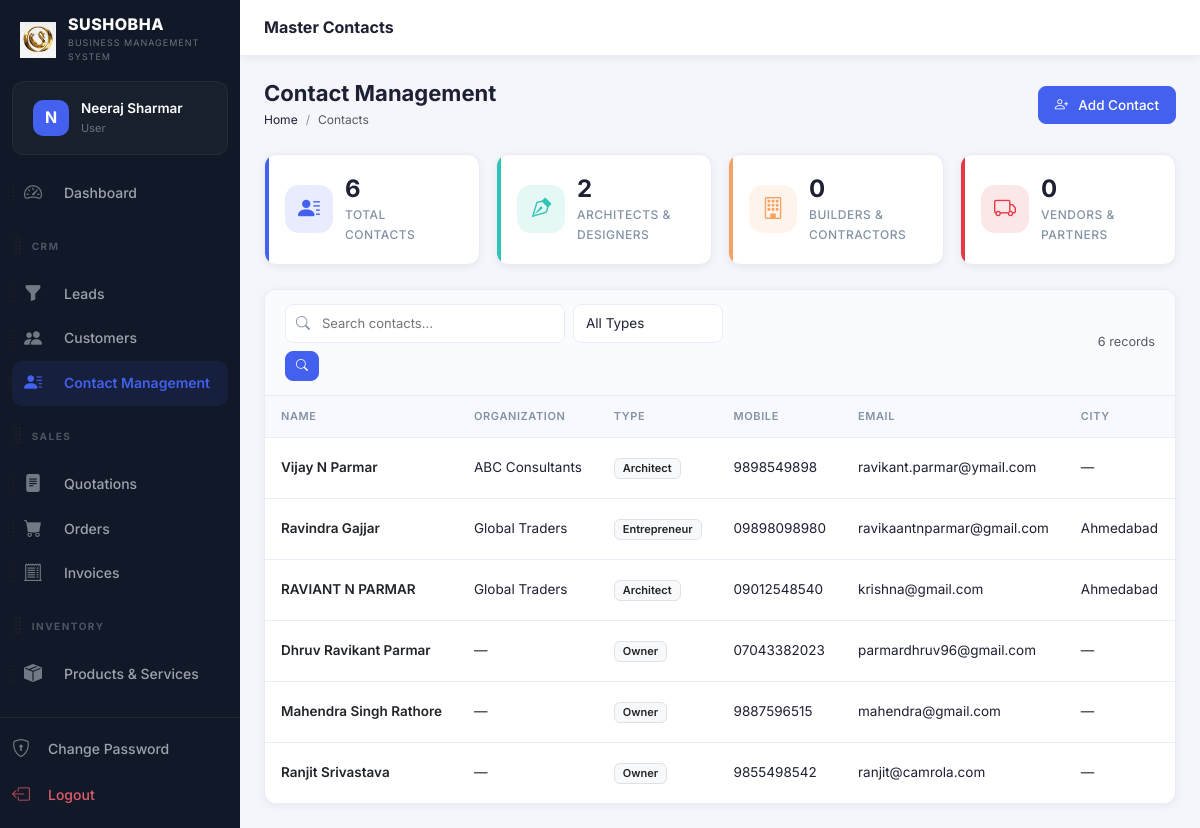
/modules/contacts/index.php (signed in), run on the app's committed database.
### tables this page shows
CREATE TABLE `users` (
  `id` int(10) unsigned NOT NULL AUTO_INCREMENT,
  `role_id` int(10) unsigned NOT NULL DEFAULT 5,
  `name` varchar(100) NOT NULL,
  `email` varchar(150) NOT NULL,
  `password` varchar(255) NOT NULL,
  `phone` varchar(20) DEFAULT NULL,
  `avatar` varchar(255) DEFAULT NULL,
  `is_active` tinyint(1) NOT NULL DEFAULT 1,
  `remember_token` varchar(100) DEFAULT NULL,
  `reset_token` varchar(100) DEFAULT NULL,
  `reset_token_expires` datetime DEFAULT NULL,
  `last_login` datetime DEFAULT NULL,
  `login_attempts` int(11) DEFAULT 0,
  `locked_until` datetime DEFAULT NULL,
  `created_at` timestamp NOT NULL DEFAULT current_timestamp(),
  `updated_at` timestamp NOT NULL DEFAULT current_timestamp() ON UPDATE current_timestamp(),
  `access_rights` varchar(255) DEFAULT '["Read"]',
  PRIMARY KEY (`id`),
  UNIQUE KEY `email` (`email`),
  KEY `role_id` (`role_id`),
  CONSTRAINT `users_ibfk_1` FOREIGN KEY (`role_id`) REFERENCES `roles` (`id`)
);

CREATE TABLE `roles` (
  `id` int(10) unsigned NOT NULL AUTO_INCREMENT,
  `name` varchar(50) NOT NULL,
  `slug` varchar(50) NOT NULL,
  `permissions` longtext DEFAULT NULL CHECK (json_valid(`permissions`)),
  `created_at` timestamp NOT NULL DEFAULT current_timestamp(),
  PRIMARY KEY (`id`),
  UNIQUE KEY `name` (`name`),
  UNIQUE KEY `slug` (`slug`)
);

CREATE TABLE `contacts` (
  `id` int(10) unsigned NOT NULL AUTO_INCREMENT,
  `contact_type` varchar(100) DEFAULT 'Other',
  `name` varchar(255) NOT NULL,
  `organization_name` varchar(255) DEFAULT NULL,
  `designation` varchar(100) DEFAULT NULL,
  `mobile` varchar(20) DEFAULT NULL,
  `whatsapp` varchar(20) DEFAULT NULL,
  `email` varchar(255) DEFAULT NULL,
  `address` text DEFAULT NULL,
  `city` varchar(100) DEFAULT NULL,
  `state` varchar(100) DEFAULT NULL,
  `pincode` varchar(20) DEFAULT NULL,
  `website` varchar(255) DEFAULT NULL,
  `gst_number` varchar(50) DEFAULT NULL,
  `visiting_card` text DEFAULT NULL,
  `social_links` text DEFAULT NULL,
  `created_at` timestamp NOT NULL DEFAULT current_timestamp(),
  `updated_at` timestamp NOT NULL DEFAULT current_timestamp() ON UPDATE current_timestamp(),
  PRIMARY KEY (`id`),
  UNIQUE KEY `idx_contact_mobile_name` (`mobile`,`name`)
);

### config/db.php (called while the page is built, shortened)
<?php
class Database {
    private static ?PDO $instance = null;
    public static function getInstance(): PDO {
        if (self::$instance === null) {
            $host   = 'localhost';
            $dbname = 'sushobha_crm';
            $user   = 'root';
            $pass   = '';
            $charset = 'utf8mb4';
            $dsn = "mysql:host={$host};dbname={$dbname};charset={$charset}";
            $options = [
                PDO::ATTR_ERRMODE            => PDO::ERRMODE_EXCEPTION,
                PDO::ATTR_DEFAULT_FETCH_MODE => PDO::FETCH_ASSOC,
                PDO::ATTR_EMULATE_PREPARES   => false,
            ];
            try {
                self::$instance = new PDO($dsn, $user, $pass, $options);
            } catch (PDOException $e) {
                die(json_encode(['error' => 'Database connection failed: ' . $e->getMessage()]));
            }
        }
        return self::$instance;
    }
}
function db(): PDO {
    return Database::getInstance();
}

### includes/auth.php (called while the page is built, shortened)
<?php
require_once __DIR__ . '/../config/db.php';
function isLoggedIn(): bool {
    return isset($_SESSION['user_id']) && !empty($_SESSION['user_id']);
}
function currentUser(): ?array {
    static $user = null;
    if ($user === null) {
        $stmt = db()->prepare("SELECT u.*, r.name AS role_name, r.slug AS role_slug, r.permissions FROM users u JOIN roles r ON u.role_id = r.id WHERE u.id = ?");
        $stmt->execute([$_SESSION['user_id']]);
        $user = $stmt->fetch();
    }
    return $user;
}

### includes/functions.php (called while the page is built, shortened)
<?php
require_once __DIR__ . '/../config/db.php';
function e(?string $str): string {
    return htmlspecialchars($str ?? '', ENT_QUOTES | ENT_HTML5, 'UTF-8');
}
function sanitize(?string $str): string {
    return trim(strip_tags($str ?? ''));
}
function paginate(int $total, int $perPage, int $currentPage, string $url): array {
    $totalPages = max(1, (int)ceil($total / $perPage));
    $currentPage = max(1, min($currentPage, $totalPages));
    $offset = ($currentPage - 1) * $perPage;
    return ['total'=>$total,'per_page'=>$perPage,'current'=>$currentPage,'total_pages'=>$totalPages,'offset'=>$offset,'url'=>$url];
}

### modules/contacts/index.php (the view, shortened to what this page needs)
<?php
require_once __DIR__ . '/../../config/db.php';
require_once __DIR__ . '/../../includes/auth.php';
require_once __DIR__ . '/../../includes/functions.php';
$search = sanitize($_GET['search'] ?? '');
$type = sanitize($_GET['type'] ?? '');
$page   = max(1, (int)($_GET['page'] ?? 1));
$per    = RECORDS_PER_PAGE;
$where = ['1=1'];
$params = [];
$whereStr = implode(' AND ', $where);
$total = db()->prepare("SELECT COUNT(*) FROM contacts WHERE $whereStr");
$total->execute($params);
$totalCount = $total->fetchColumn();
$pag = paginate($totalCount, $per, $page, BASE_URL . '/modules/contacts/index.php?search=' . urlencode($search) . '&type=' . urlencode($type));
$stmt = db()->prepare("SELECT * FROM contacts WHERE $whereStr ORDER BY created_at DESC LIMIT $per OFFSET {$pag['offset']}");
$stmt->execute($params);
$contacts = $stmt->fetchAll();
$statSql = "
    SELECT
        COUNT(*) as total,
        SUM(CASE WHEN contact_type IN ('Architect', 'Interior Designer') THEN 1 ELSE 0 END) as designers,
        SUM(CASE WHEN contact_type IN ('Builder', 'Contractor', 'Developer') THEN 1 ELSE 0 END) as contractors,
        SUM(CASE WHEN contact_type IN ('Vendor', 'Channel Partner', 'Fabricator') THEN 1 ELSE 0 END) as vendors
    FROM contacts
";
$statStmt = db()->query($statSql);
$stats = $statStmt->fetch();
include __DIR__ . '/../../includes/header.php';
?>
<?php include __DIR__ . '/../../includes/sidebar.php'; ?>
<div class="main-content">
<div class="topbar">
  <div class="topbar-title">Master Contacts</div>
</div>
<div class="page-content">
<div class="page-header">
  <div class="page-header-left">
    <h1>Contact Management</h1>
    <nav aria-label="breadcrumb"><ol class="breadcrumb"><li class="breadcrumb-item"><a href="<?= BASE_URL ?>/modules/dashboard/index.php">Home</a></li><li class="breadcrumb-item active">Contacts</li></ol></nav>
  </div>
  <a href="<?= BASE_URL ?>/modules/contacts/create.php" class="btn btn-primary"><i class="bi bi-person-plus me-1"></i>Add Contact</a>
</div>
<div class="row g-3 mb-4">
    <div class="col-md">
        <div class="stat-card primary">
            <div class="stat-icon primary"><i class="bi bi-person-lines-fill"></i></div>
            <div class="stat-info">
                <div class="stat-value"><?= number_format((float)($stats['total'] ?? 0)) ?></div>
                <div class="stat-label">Total Contacts</div>
            </div>
        </div>
    </div>
    <div class="col-md">
        <div class="stat-card success">
            <div class="stat-icon success"><i class="bi bi-vector-pen"></i></div>
            <div class="stat-info">
                <div class="stat-value"><?= number_format((float)($stats['designers'] ?? 0)) ?></div>
                <div class="stat-label">Architects & Designers</div>
            </div>
        </div>
    </div>
    <div class="col-md">
        <div class="stat-card warning">
            <div class="stat-icon warning"><i class="bi bi-building"></i></div>
            <div class="stat-info">
                <div class="stat-value"><?= number_format((float)($stats['contractors'] ?? 0)) ?></div>
                <div class="stat-label">Builders & Contractors</div>
            </div>
        </div>
    </div>
    <div class="col-md">
        <div class="stat-card danger">
            <div class="stat-icon danger"><i class="bi bi-truck"></i></div>
            <div class="stat-info">
                <div class="stat-value"><?= number_format((float)($stats['vendors'] ?? 0)) ?></div>
                <div class="stat-label">Vendors & Partners</div>
            </div>
        </div>
    </div>
</div>
<div class="table-wrapper">
  <div class="table-toolbar">
    <form method="GET" class="d-flex gap-2 flex-wrap">
      <div class="table-search">
        <i class="bi bi-search"></i>
        <input type="text" name="search" placeholder="Search contacts..." value="<?= e($search) ?>">
      </div>
      <select name="type" class="form-select form-select-sm" style="width:150px">
        <option value="">All Types</option>
      </select>
      <button class="btn btn-sm btn-primary" type="submit"><i class="bi bi-search"></i></button>
    </form>
    <div class="d-flex gap-2">
      <span class="text-muted small align-self-center"><?= number_format($totalCount) ?> records</span>
    </div>
  </div>
  <div class="table-responsive">
    <table class="table crm-table mb-0">
      <thead><tr>
        <th>Name</th><th>Organization</th><th>Type</th><th>Mobile</th><th>Email</th><th>City</th><th>Actions</th>
      </tr></thead>
      <tbody>
        <?php if (empty($contacts)): ?>
          <tr><td colspan="7"><div class="empty-state"><i class="bi bi-person-lines-fill"></i><p>No contacts found</p></div></td></tr>
        <?php else: ?>
          <?php foreach ($contacts as $c): ?>
          <tr>
            <td>
              <a href="<?= BASE_URL ?>/modules/contacts/view.php?id=<?= $c['id'] ?>" class="fw-semibold text-dark"><?= e($c['name']) ?></a>
            </td>
            <td><?= e($c['organization_name'] ?: '—') ?></td>
            <td><span class="badge bg-light text-dark border"><?= e($c['contact_type']) ?></span></td>
            <td><?= e($c['mobile'] ?: '—') ?></td>
            <td><?= e($c['email'] ?: '—') ?></td>
            <td><?= e($c['city'] ?: '—') ?></td>
          </tr>
          <?php endforeach; ?>
        <?php endif; ?>
      </tbody>
    </table>
  </div>
</div>
</div>
</div></div>
<?php include __DIR__ . '/../../includes/footer.php'; ?>

### includes/sidebar.php (shortened to what this page needs)
<?php
function isActive(string $path): string {
    return strpos($_SERVER['PHP_SELF'], $path) !== false ? 'active' : '';
}
$user = currentUser();
?>
<nav class="sidebar" id="sidebar">
  <div class="sidebar-brand">
    <div class="brand-logo">
      <img src="<?= BASE_URL ?>/assets/img/logo.png" alt="Logo" style="width: 100%; height: 100%; object-fit: contain;">
    </div>
    <div class="brand-text">
      <span class="brand-name"><?= APP_NAME ?></span>
      <span class="brand-tagline"><?= APP_TAGLINE ?></span>
    </div>
  </div>
  <div class="sidebar-user">
    <div class="sidebar-user-avatar">
      <?php if (!empty($user['avatar'])): ?>
        <img src="<?= BASE_URL ?>/<?= e($user['avatar']) ?>" alt="Avatar">
      <?php else: ?>
        <span><?= strtoupper(substr($user['name'] ?? 'U', 0, 1)) ?></span>
      <?php endif; ?>
    </div>
    <div class="sidebar-user-info">
      <span class="user-name"><?= e($user['name'] ?? 'User') ?></span>
      <span class="user-role"><?= ucwords(str_replace('_', ' ', $user['role_slug'] ?? '')) ?></span>
    </div>
  </div>
  <div class="sidebar-menu" id="sortableSidebar">
    <?php
    $menuDict = [];
    foreach ($defaultMenu as $item) {
        $menuDict[$item['id']] = $item;
    }
    $userId = $_SESSION['user_id'] ?? 0;
    $stmt = db()->prepare("SELECT preference_value FROM user_preferences WHERE user_id = ? AND preference_key = 'sidebar_order'");
    $stmt->execute([$userId]);
    $savedOrderJson = $stmt->fetchColumn();
    $savedOrder = $savedOrderJson ? json_decode($savedOrderJson, true) : null;
    $menu = [];
    if ($savedOrder && is_array($savedOrder)) {
        foreach ($savedOrder as $id) {
            if (isset($menuDict[$id])) {
                $menu[] = $menuDict[$id];
                unset($menuDict[$id]);
            }
        }
        foreach ($menuDict as $item) {
            $menu[] = $item;
        }
    } else {
        $menu = $defaultMenu;
    }
    foreach ($menu as $item):
    ?>
      <div class="sidebar-sortable-item" data-id="<?= e($item['id']) ?>">
        <?php if ($item['type'] === 'header'): ?>
          <div class="menu-section-title d-flex align-items-center" style="margin-top: 15px;">
            <i class="bi bi-grip-vertical text-muted drag-handle" style="font-size: 1.2rem; cursor: grab; margin-left: -15px; margin-right: 2px;" title="Drag to reorder"></i>
            <span><?= e($item['label']) ?></span>
          </div>
        <?php else: ?>
          <div class="d-flex align-items-center position-relative">
            <i class="bi bi-grip-vertical text-muted drag-handle" style="font-size: 1.2rem; cursor: grab; opacity: 0.6; position: absolute; left: -15px; z-index: 10; padding: 10px 5px;" title="Drag to reorder"></i>
            <a href="<?= BASE_URL . $item['url'] ?>" class="menu-item flex-grow-1 mb-0 <?= isActive($item['match']) ?>">
              <i class="bi <?= $item['icon'] ?>"></i><span class="ms-1"><?= e($item['label']) ?></span>
            </a>
          </div>
        <?php endif; ?>
      </div>
    <?php endforeach; ?>
  </div>
  <div class="sidebar-footer">
    <a href="<?= BASE_URL ?>/modules/auth/change-password.php" class="menu-item <?= isActive('/auth/change-password') ?>">
      <i class="bi bi-shield-lock"></i><span>Change Password</span>
    </a>
    <a href="<?= BASE_URL ?>/modules/auth/logout.php" class="menu-item menu-item-logout">
      <i class="bi bi-box-arrow-left"></i><span>Logout</span>
    </a>
  </div>
</nav>

### data on the page
users: name "N", name "Neeraj Sharmar", role.slug "User"
contacts: name "Vijay N Parmar", organization_name "ABC Consultants", contact_type "Architect", mobile "9898549898", email "ravikant.parmar@ymail.com", city "—"
contacts: name "Ravindra Gajjar", organization_name "Global Traders", contact_type "Entrepreneur", mobile "09898098980", email "ravikaantnparmar@gmail.com", city "Ahmedabad"
contacts: name "RAVIANT N PARMAR", organization_name "Global Traders", contact_type "Architect", mobile "09012548540", email "krishna@gmail.com", city "Ahmedabad"
contacts: name "Dhruv Ravikant Parmar", organization_name "—", contact_type "Owner", mobile "07043382023", email "parmardhruv96@gmail.com", city "—"
contacts: name "Mahendra Singh Rathore", organization_name "—", contact_type "Owner", mobile "9887596515", email "mahendra@gmail.com", city "—"
contacts: name "Ranjit Srivastava", organization_name "—", contact_type "Owner", mobile "9855498542", email "ranjit@camrola.com", city "—"

### other printed values
APP_NAME "SUSHOBHA"
APP_TAGLINE "BUSINESS MANAGEMENT SYSTEM"
$item['label'] "Dashboard"
$item['label'] "CRM"
$item['label'] "Leads"
$item['label'] "Customers"
$item['label'] "Contact Management"
$item['label'] "SALES"
$item['label'] "Quotations"
$item['label'] "Orders"
$item['label'] "Invoices"
$item['label'] "INVENTORY"
$item['label'] "Products & Services"
$stats['total'] "6"
$stats['designers'] "2"
